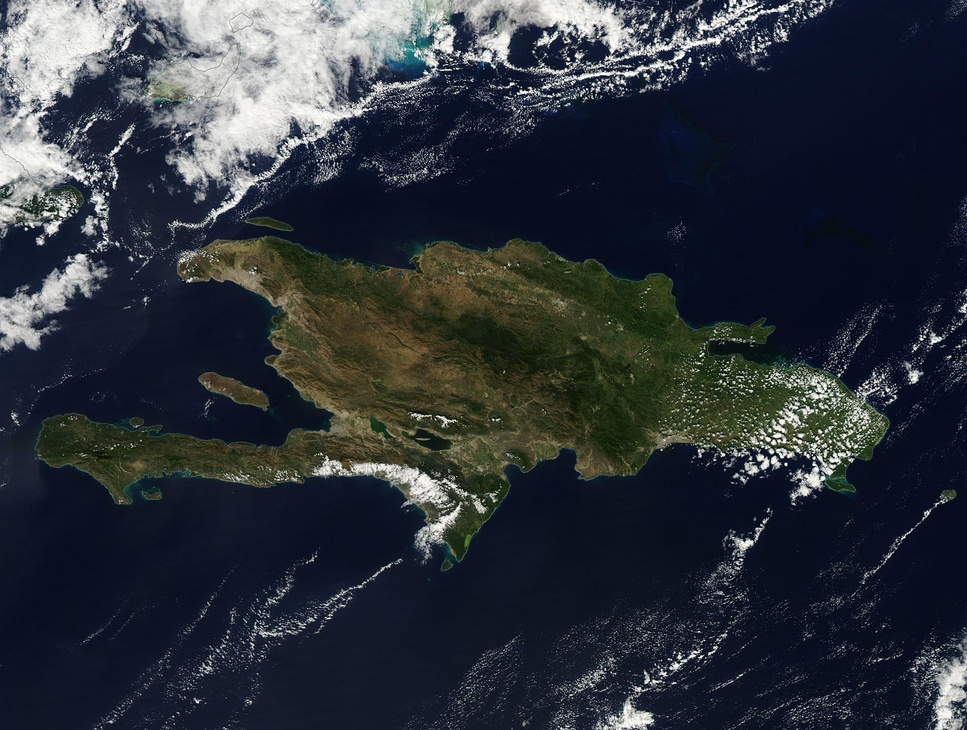
#> input picture source/satelita_hispaniola.jpg, 967 x 730 px, shrunk from 3172 x 2396 before the run
$ jupyter execute '2.1 - Image Augmentation.ipynb'   (older library calls are emulated)
#> lines starting #> are read from the running program, lines starting #| are printed output that depends on the picture
# Image Augmentation for Tropical Coastal Monitoring
**Student Name:** Andrés Jauch
**Semester Term:** FS26

## Introduction & Use Case
For this challenge, I am using a NASA MODIS satellite image of Hispaniola (the Dominican Republic and Haiti). I wanted to focus on coastal monitoring because areas like Punta Cana are super dependent on tourism, and tracking coastal erosion or changes in the water is really important for them.

The big issue here is tropical weather. You get a lot of humidity, haze, and clouds, which blurs the satellite photos and ruins the contrast. If the contrast is bad, standard edge detection or segmentation won't work well because the transition from land to water gets washed out.

My goal in this first notebook is to simulate this tropical haze and see how much it actually ruins the sharpness of the image. I'll set up a clean baseline image and then apply two different levels of haze to see what happens.

### Data
- Visual target:  Coastlines and shallow water transitions.

* **Source:** NASA MODIS Web Gallery. (2016, February 7). *Haiti and Dominican Republic*.
Downloaded from [https://modis.gsfc.nasa.gov/gallery/individual.php?db_date=2016-02-07](https://modis.gsfc.nasa.gov/gallery/individual.php?db_date=2016-02-07)

## Methodology & Experimental Design
To simulate the tropical weather, I'm using two main image augmentations:

1. **Gaussian Blur:** This simulates light scattering through humidity or thin clouds. It smooths out the details. I'll use the kernel size (k) to control this. The kernel size has to be an odd number, like 5 or 11, and a bigger kernel means more blur.
2. **Contrast Adjustment:** This simulates the white haze effect. I'll reduce the contrast by scaling the pixel values down (using alpha, like 0.8 or 0.5) and then add some brightness offset (beta) so the image looks washed out and milky.

I will compare three setups:
- **Baseline:** The original clean satellite image.
- **Config 1 (Light Haze):** A mild blur (kernel k = 5) and moderate contrast reduction (alpha = 0.8).
- **Config 2 (Heavy Haze):** Stronger blur (kernel k = 11) and severe contrast reduction (alpha = 0.5).

[cell 1]
import cv2
import numpy as np
import matplotlib.pyplot as plt
import pandas as pd

[cell 2]
# Load the satellite image and convert to RGB
img_source = cv2.imread("source/satelita_hispaniola.jpg")
#> img_source is the input picture: shape (730, 967, 3); mean B, G, R 58.9, 50.5, 45.3
if img_source is None:
    raise FileNotFoundError("Error: Couldnt load ../source/satelita_hispaniola.jpg")

img_rgb = cv2.cvtColor(img_source, cv2.COLOR_BGR2RGB)

# Function to simulate haze using blur and contrast scale
def simulate_tropical_haze(image, kernel_size, alpha):
#> called with kernel_size = 5, alpha = 0.8
    blurred = cv2.GaussianBlur(image, (kernel_size, kernel_size), 0)
    # Scale contrast and offset brightness to get the washed-out white haze look
    beta = (1.0 - alpha) * 255 / 2
    hazy = cv2.convertScaleAbs(blurred, alpha=alpha, beta=beta)
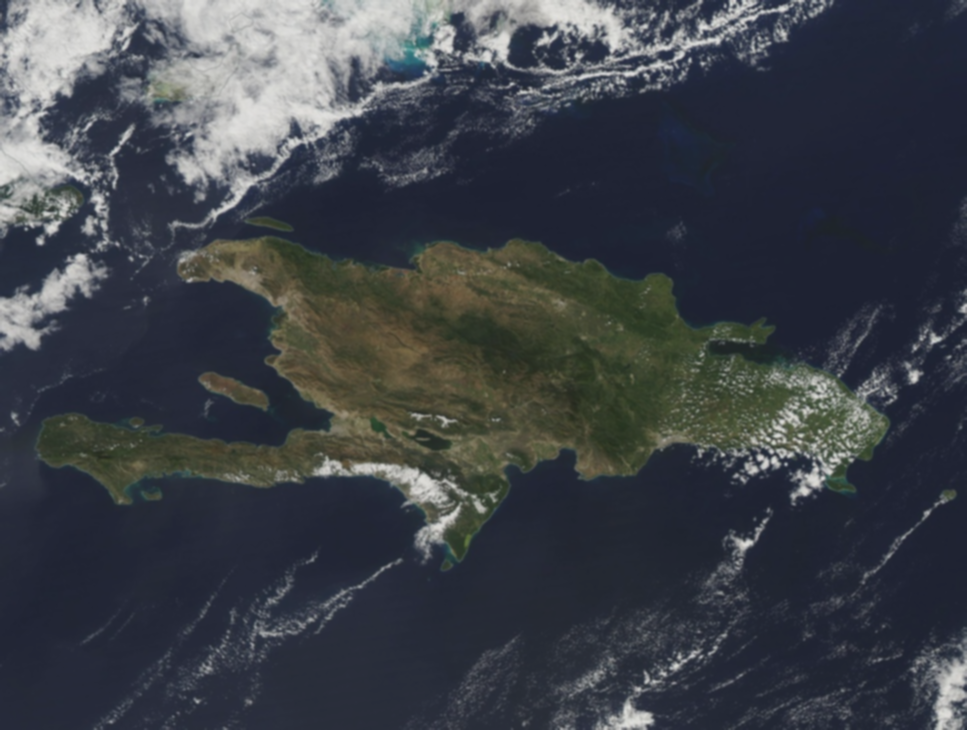
#> hazy: shape (730, 967, 3); mean R, G, B 61.8, 66, 72.7
    return hazy

# Generate the different configurations
img_baseline = img_rgb.copy()
img_config1 = simulate_tropical_haze(img_rgb, kernel_size=5, alpha=0.8)
img_config2 = simulate_tropical_haze(img_rgb, kernel_size=11, alpha=0.5)
#> call 2 of simulate_tropical_haze, with kernel_size = 11, alpha = 0.5
#> in simulate_tropical_haze (call 2), `blurred = cv2.GaussianBlur(image, (kernel_size, kernel_size), 0)`:
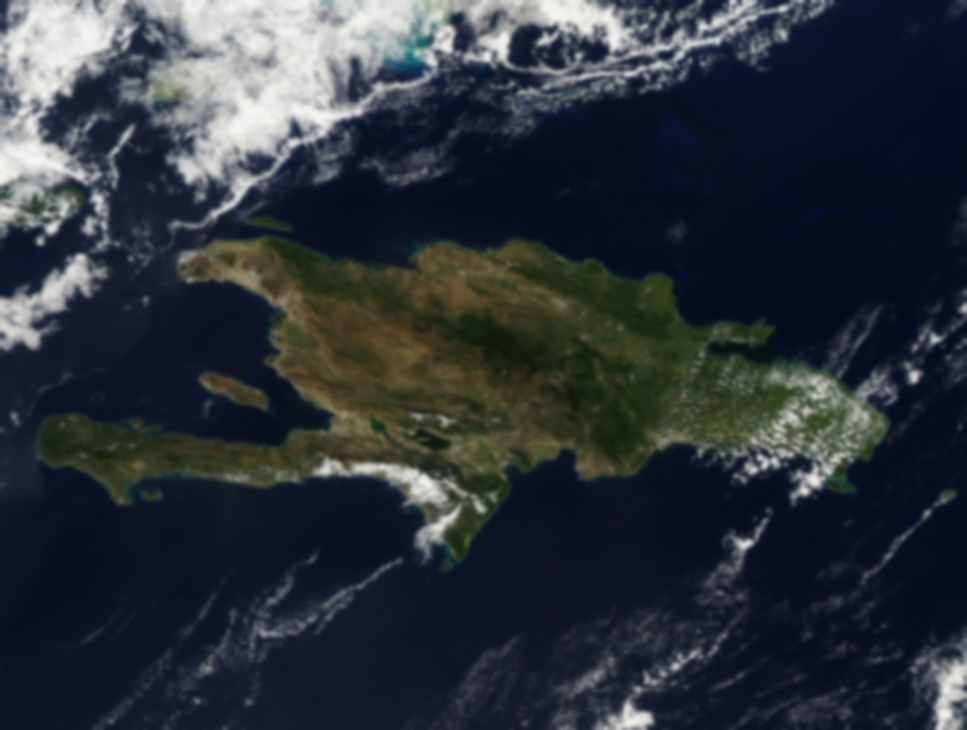
#> blurred: shape (730, 967, 3); mean R, G, B 45.3, 50.5, 58.9
#> in simulate_tropical_haze (call 2), `hazy = cv2.convertScaleAbs(blurred, alpha=alpha, beta=beta)`:
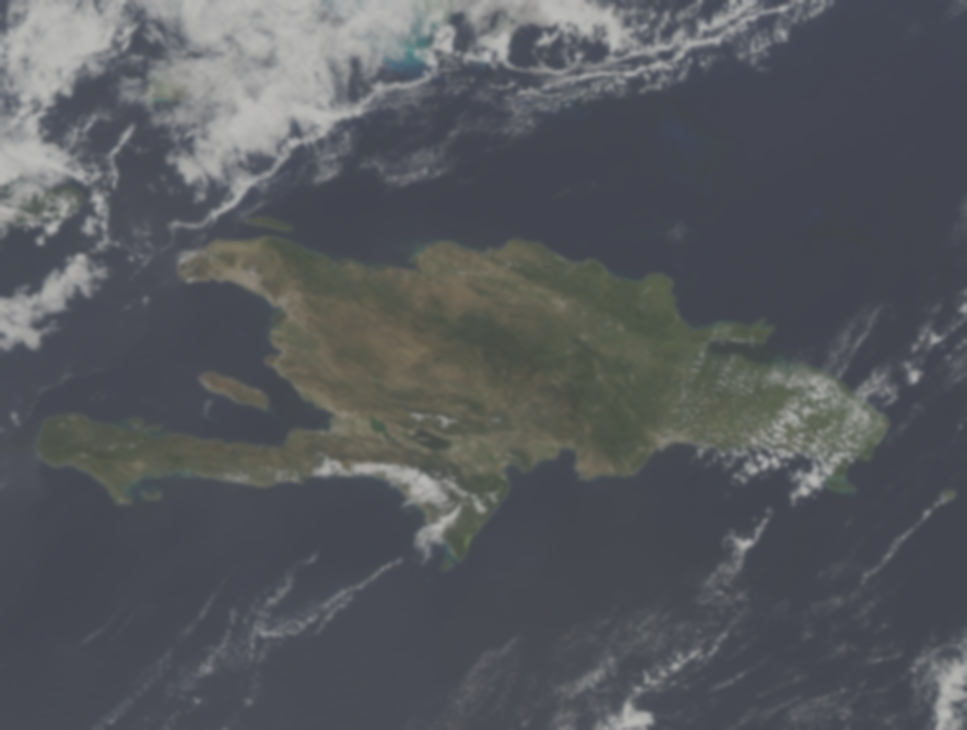
#> hazy: shape (730, 967, 3); mean R, G, B 86.4, 89, 93.2

# Plotting the three cases side by side
fig, axes = plt.subplots(1, 3, figsize=(18, 6))
axes[0].imshow(img_baseline)
axes[0].set_title('Baseline: Clear')
axes[0].axis('off')

axes[1].imshow(img_config1)
axes[1].set_title('Config 1: Light Haze (k=5, alpha=0.8)')
axes[1].axis('off')

axes[2].imshow(img_config2)
axes[2].set_title('Config 2: Heavy Haze (k=11, alpha=0.5)')
axes[2].axis('off')

plt.tight_layout()
plt.show()
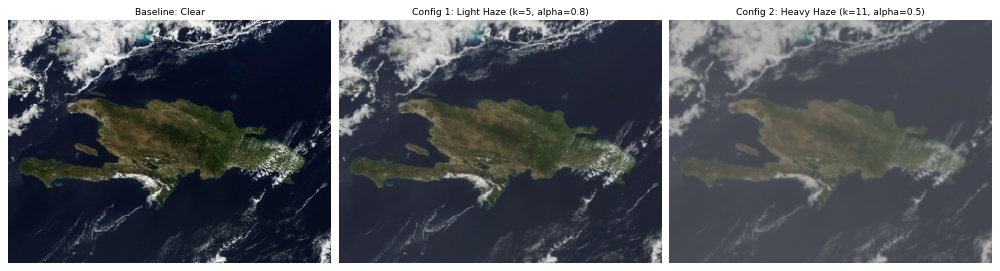
#> figure drawn by matplotlib, 3 panels

## Evaluation & Metrics
For evaluating the image quality, I will use exactly one metric: Sharpness, calculated as the **Variance of the Laplacian**.

The Laplacian operator works like a second derivative that highlights regions of rapid intensity change, which are the edges. By calculating the variance of this response, we get a single number representing how much high-frequency detail is in the image.

If an image is sharp and has clear coastlines, the Laplacian variance will be high. If it is blurred or washed out by haze, the edges get smoothed out and the variance drops. This is a good metric for my task because I want to see how much the coastline boundary details are degraded by the haze.

[cell 3]
def calculate_sharpness(image):
    gray = cv2.cvtColor(image, cv2.COLOR_RGB2GRAY)
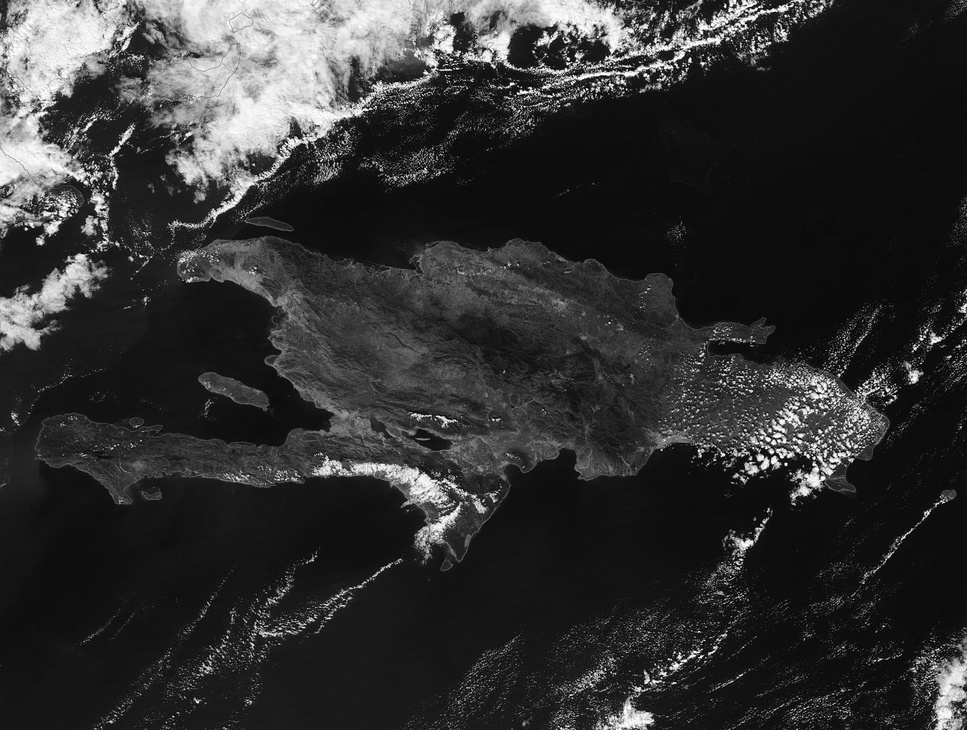
#> gray: shape (730, 967); min 0, max 255, mean 50
    return cv2.Laplacian(gray, cv2.CV_64F).var()

sharp_base = calculate_sharpness(img_baseline)
#> sharp_base = 3321.6
sharp_c1 = calculate_sharpness(img_config1)
#> in calculate_sharpness (call 2), `gray = cv2.cvtColor(image, cv2.COLOR_RGB2GRAY)`:
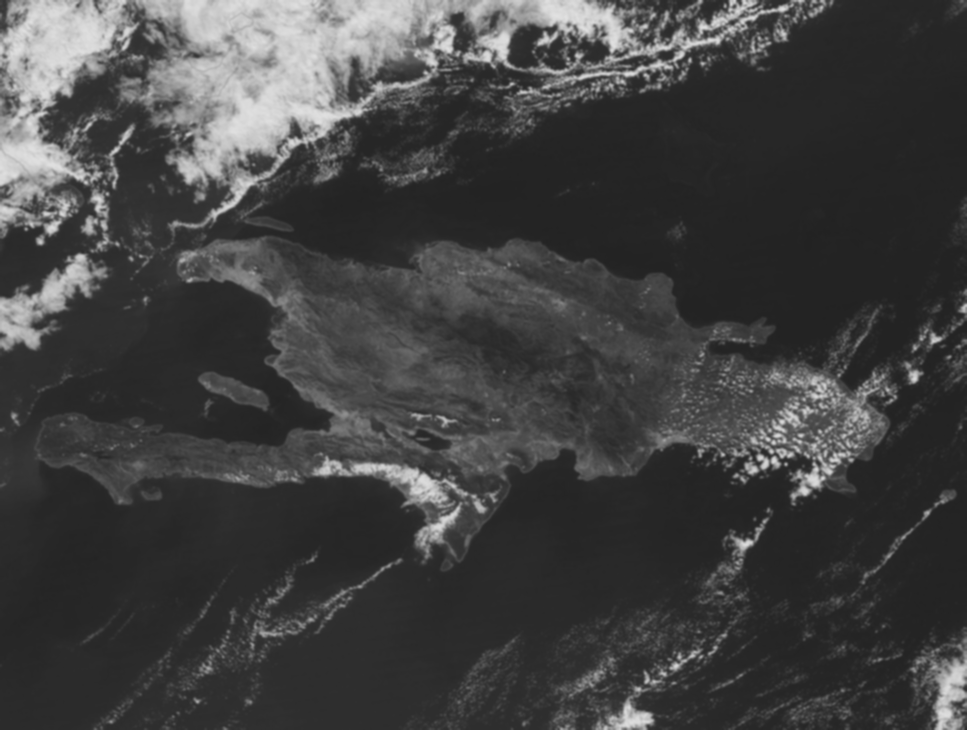
#> gray: shape (730, 967); min 34, max 225, mean 65.6
#> sharp_c1 = 54.93
sharp_c2 = calculate_sharpness(img_config2)
#> sharp_c2 = 2.98

# Save results in a dataframe
data = {
    'Configuration': ['Baseline (Clear)', 'Config 1 (Light Haze)', 'Config 2 (Heavy Haze)'],
    'Sharpness (Laplacian Var)': [sharp_base, sharp_c1, sharp_c2],
    'Relative Change (%)': [0.0, (sharp_c1 - sharp_base)/sharp_base * 100, (sharp_c2 - sharp_base)/sharp_base * 100]
}
#> data = {'Configuration': ['Baseline (Clear)', 'Config 1 (Light Haze)', 'Config 2 (Heavy Haze)'], 'Sharpness (Laplacian Var)': [3321.6, 54.93, 2.98], 'Relative Change (%)': [0, -98.35, -99.91]}
df_metrics = pd.DataFrame(data)
#> df_metrics = table of 3 rows and 3 columns

# Plotting
plt.figure(figsize=(8, 4))
plt.bar(df_metrics['Configuration'], df_metrics['Sharpness (Laplacian Var)'], color=['navy', 'blue', 'skyblue'])
plt.title('Sharpness (Laplacian Variance)')
plt.ylabel('Variance')
plt.show()
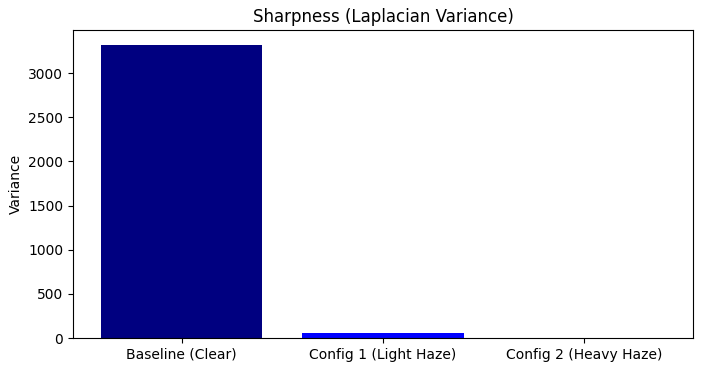
#> figure drawn by matplotlib, 1 panel; tallest bar 3321.6 high, from x = -0.4 to 0.4

display(df_metrics)
